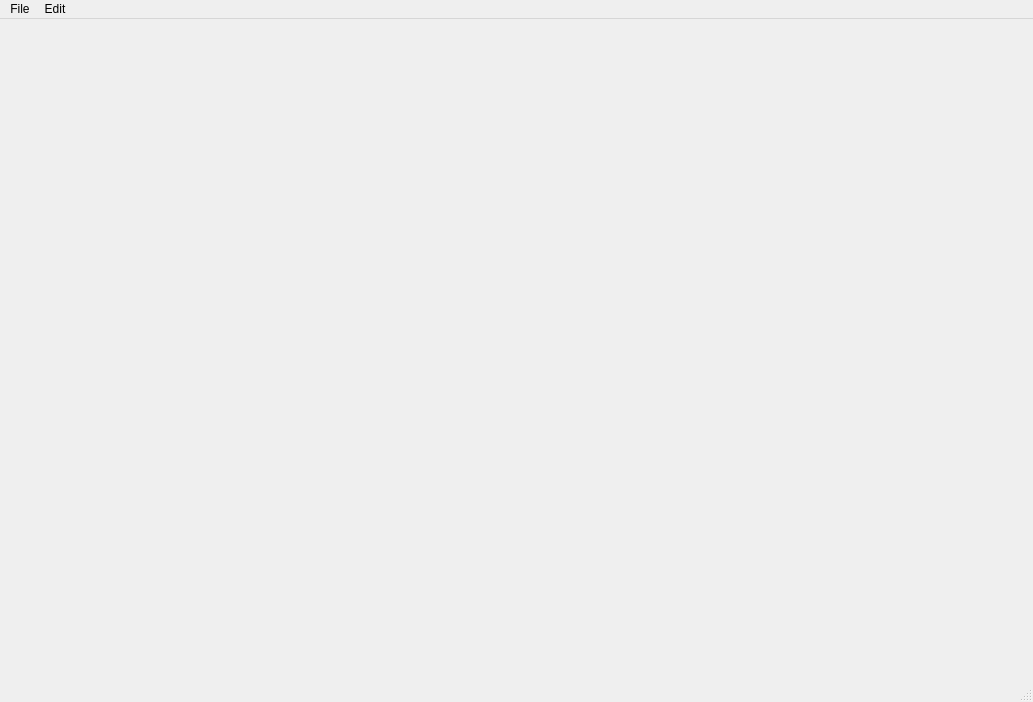
<?xml version="1.0" encoding="UTF-8"?>
<ui version="4.0">
 <class>MainWindow</class>
 <widget class="QMainWindow" name="MainWindow">
  <property name="geometry">
   <rect>
    <x>0</x>
    <y>0</y>
    <width>1033</width>
    <height>702</height>
   </rect>
  </property>
  <property name="maximumSize">
   <size>
    <width>1033</width>
    <height>702</height>
   </size>
  </property>
  <property name="windowTitle">
   <string>Blink Image Viewer</string>
  </property>
  <property name="windowIcon">
   <iconset>
    <normaloff>logo01.tif</normaloff>logo01.tif</iconset>
  </property>
  <widget class="QWidget" name="centralwidget"/>
  <widget class="QMenuBar" name="menubar">
   <property name="geometry">
    <rect>
     <x>0</x>
     <y>0</y>
     <width>1033</width>
     <height>31</height>
    </rect>
   </property>
   <widget class="QMenu" name="menuFile">
    <property name="title">
     <string>File</string>
    </property>
    <addaction name="actionOpen"/>
    <addaction name="actionSave"/>
    <addaction name="actionSave_as"/>
    <addaction name="separator"/>
    <addaction name="actionClose"/>
   </widget>
   <widget class="QMenu" name="menuEdit">
    <property name="title">
     <string>Edit</string>
    </property>
    <addaction name="actionCopy"/>
    <addaction name="actionCut"/>
    <addaction name="actionPaste"/>
    <addaction name="separator"/>
    <addaction name="actionCopy_Object"/>
    <addaction name="actionSelect_Object"/>
    <addaction name="actionBox_Select"/>
    <addaction name="actionClick_Select"/>
   </widget>
   <addaction name="menuFile"/>
   <addaction name="menuEdit"/>
  </widget>
  <widget class="QStatusBar" name="statusbar"/>
  <action name="actionOpen">
   <property name="text">
    <string>Open</string>
   </property>
   <property name="shortcut">
    <string>Ctrl+O</string>
   </property>
  </action>
  <action name="actionSave">
   <property name="text">
    <string>Save</string>
   </property>
   <property name="shortcut">
    <string>Ctrl+S</string>
   </property>
  </action>
  <action name="actionSave_as">
   <property name="text">
    <string>Save as</string>
   </property>
   <property name="shortcut">
    <string>Ctrl+Shift+S</string>
   </property>
  </action>
  <action name="actionClose">
   <property name="text">
    <string>Close</string>
   </property>
   <property name="shortcut">
    <string>Ctrl+Q</string>
   </property>
  </action>
  <action name="actionCopy">
   <property name="text">
    <string>Copy</string>
   </property>
   <property name="shortcut">
    <string>Ctrl+C</string>
   </property>
  </action>
  <action name="actionCut">
   <property name="text">
    <string>Cut</string>
   </property>
   <property name="shortcut">
    <string>Ctrl+X</string>
   </property>
  </action>
  <action name="actionPaste">
   <property name="text">
    <string>Paste</string>
   </property>
   <property name="shortcut">
    <string>Ctrl+V</string>
   </property>
  </action>
  <action name="actionCopy_Object">
   <property name="checkable">
    <bool>true</bool>
   </property>
   <property name="text">
    <string>Copy Object</string>
   </property>
   <property name="shortcut">
    <string>Ctrl+4</string>
   </property>
  </action>
  <action name="actionSelect_Object">
   <property name="checkable">
    <bool>true</bool>
   </property>
   <property name="text">
    <string>Select Object</string>
   </property>
   <property name="shortcut">
    <string>Ctrl+3</string>
   </property>
  </action>
  <action name="actionBox_Select">
   <property name="checkable">
    <bool>true</bool>
   </property>
   <property name="text">
    <string>Box Select</string>
   </property>
   <property name="shortcut">
    <string>Ctrl+2</string>
   </property>
  </action>
  <action name="actionClick_Select">
   <property name="checkable">
    <bool>true</bool>
   </property>
   <property name="text">
    <string>Click Select</string>
   </property>
   <property name="shortcut">
    <string>Ctrl+1</string>
   </property>
  </action>
 </widget>
 <resources/>
 <connections/>
</ui>
